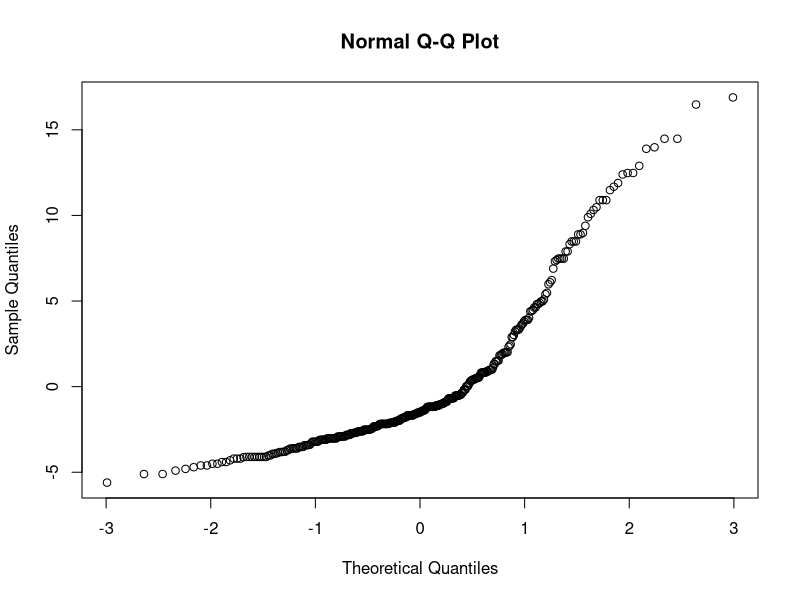
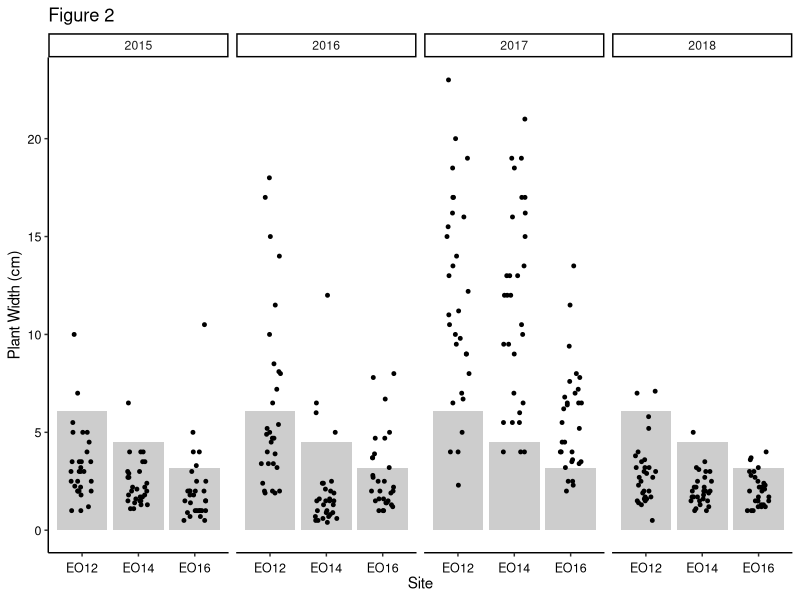

Write R code to recreate these figures, in order.
#setwd("C:\\Users\\jaspkaur\\Google Drive\\data_analysis\\chorizanthe\\chori")
#setwd("C:\\Users\\jas\\Google Drive\\data_analysis\\chorizanthe\\chori")

library(readxl)
library(ggplot2)
library(lme4)
library(dplyr)

# import growth data##########

growth <- read_excel("data/growth_germ.xlsx", sheet = 1)
growth$Year = as.factor(growth$Year) #convert year values into factor 

# Determine the spatio-temporal variation in Width------------------------------------------------------------------------

#Spatiotemporal variation in plant Width (Figure 2b)
gavg <- growth %>% 
  group_by(Site) %>% 
  summarise(Width = mean(Width))
gavg

###plot data (Figure 2)

width = ggplot(growth, aes(Site, Width)) + 
   geom_bar(data = gavg, stat = "identity", alpha = .3) + 
  facet_grid(.~ Year) +
  geom_jitter(width = 0.2, height = 0, size = 1) +
  theme_classic() +
  ggtitle("Figure 2") +
  theme(axis.text.x = element_text(face="plain", color="black", 
                                   size=9, angle=0, vjust = 0),
        axis.text.y = element_text(face="plain", color="black", 
                                   size=9, angle=0)) +
  ylab("Plant Width (cm)") +
  xlab("Site")

ggsave(width, file="results/width.pdf", 
       width = 6, height = 4, units = "in")

####Linear regression of plant Width with sites as predictor

g.mod <- lm(Width ~ Site, data=growth)

anova.tab <- anova(g.mod)
anova.tab

summary(g.mod)

qqnorm(resid(g.mod))
